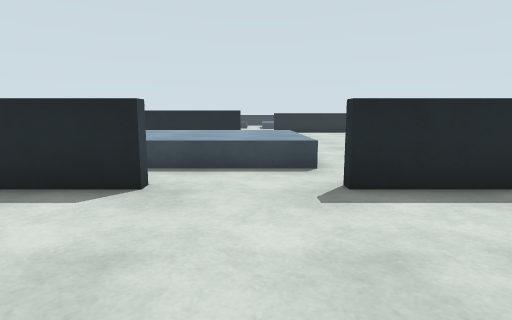
[1] (above)

24 first-person views from a walk through a Gazebo world. The camera is 1 m above the floor, tilts 8° down and sees 80° across. The floor is counted in squares, 1 m on a side. Each view is taken from the middle of a square. On the plan, view 1 faces up. The plan holds only what a view shows up to about 12 squares ahead; the rest is blank. The place goes on beyond the plan.

[2]
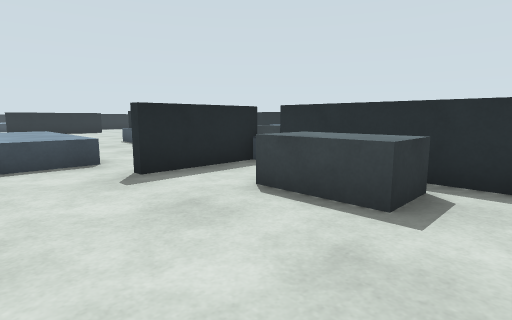

[3]
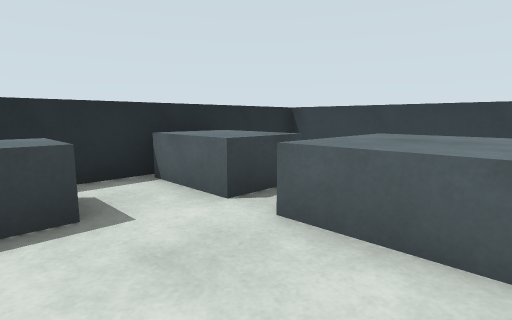

[4]
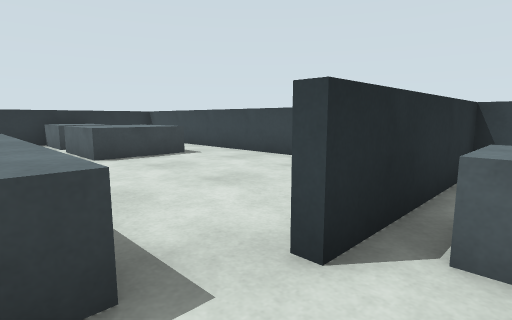

[5]
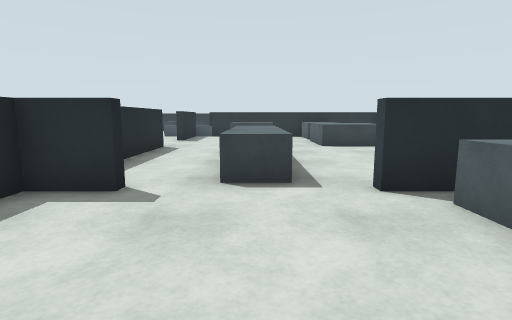

[6]
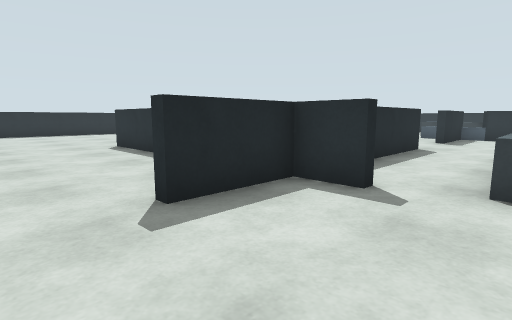

[7]
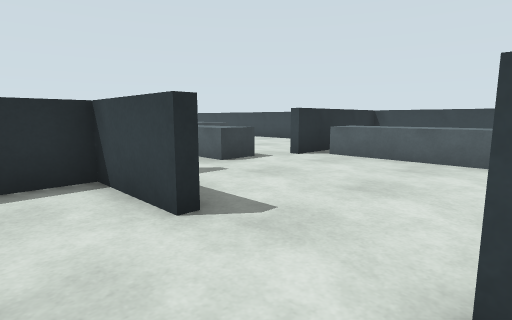

[8]
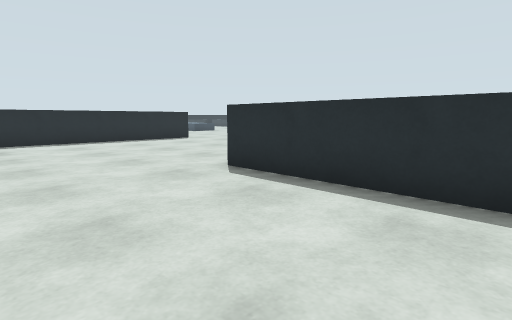

[9]
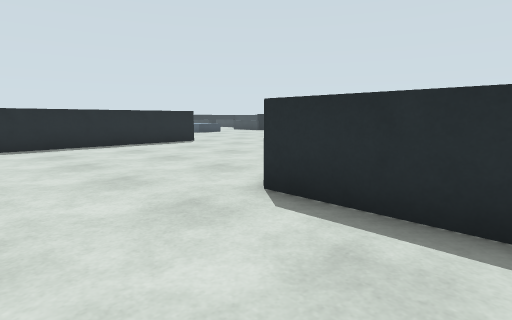

[10]
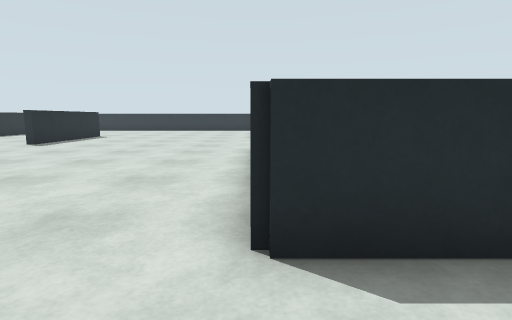

[11]
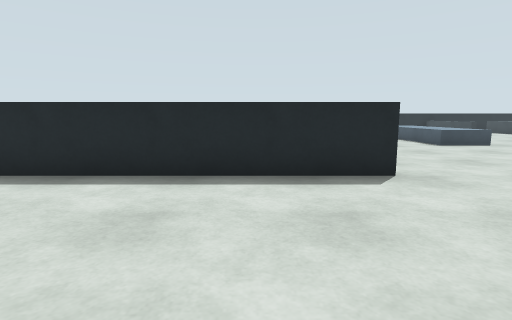

[12]
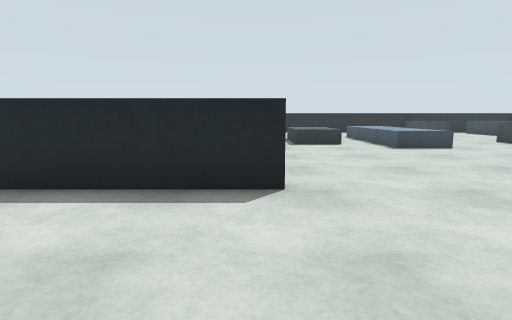

[13]
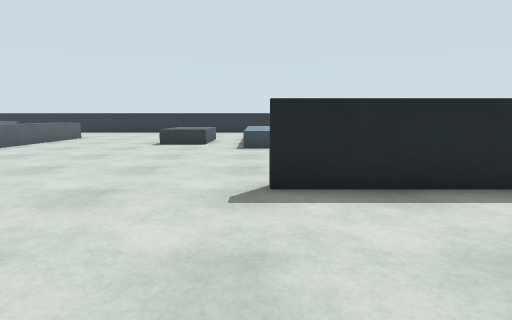

[14]
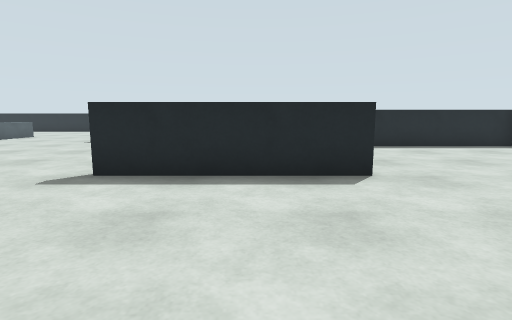

[15]
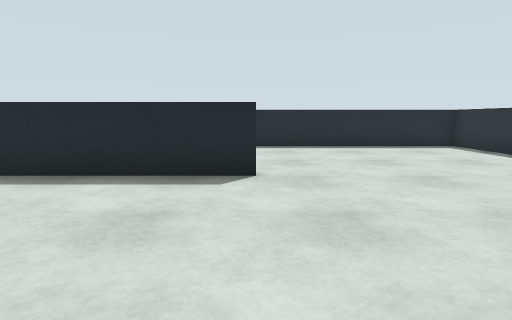

[16]
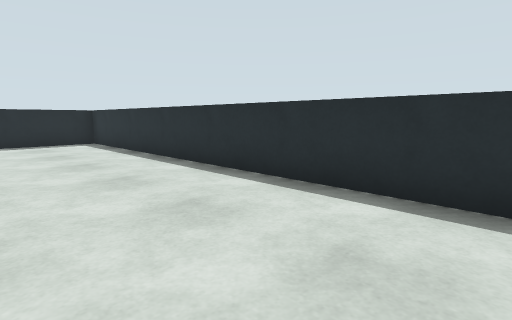

[17]
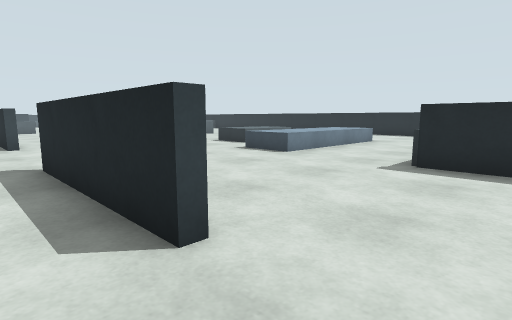

[18]
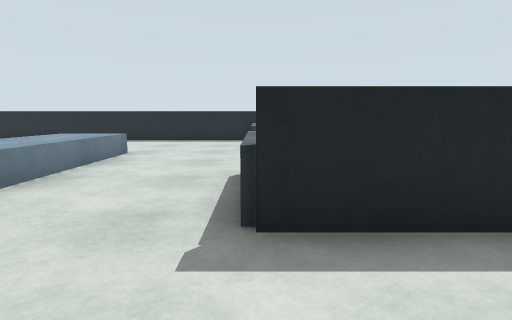

[19]
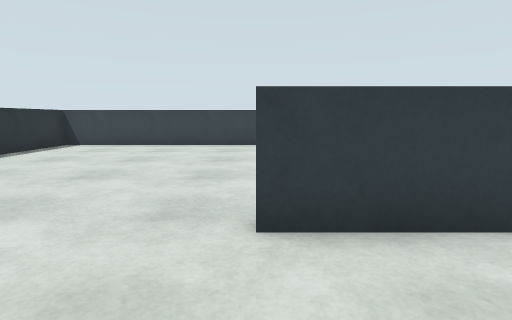

[20]
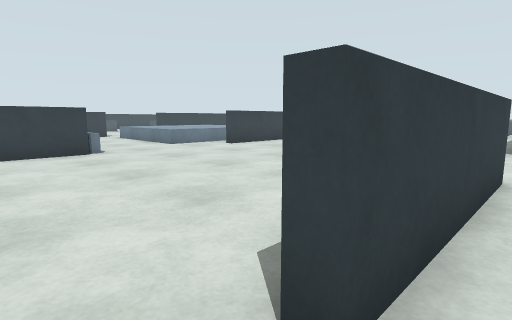

[21]
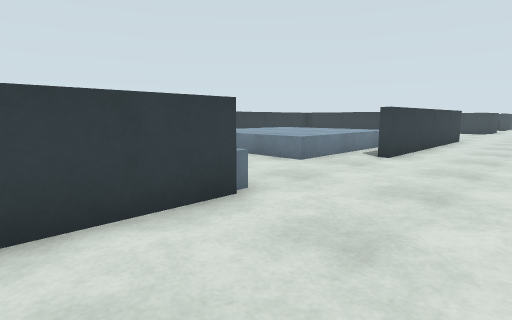

[22]
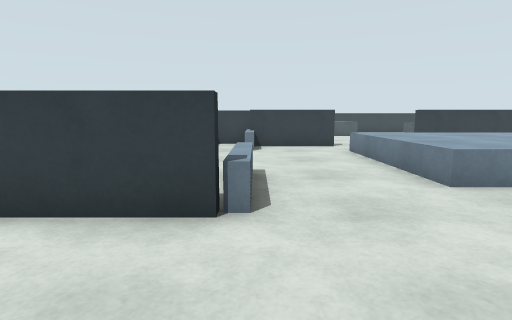

[23]
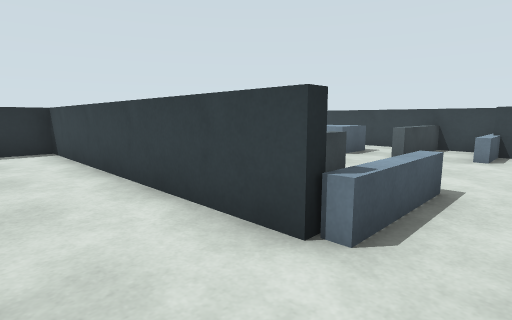

[24]
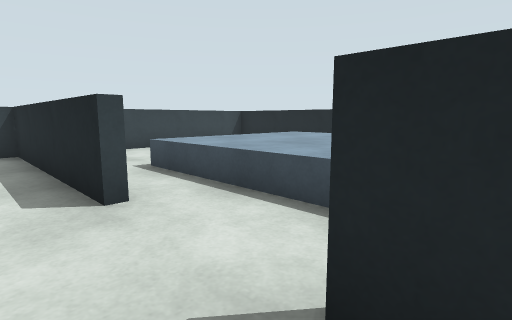

### Floor plan
Points are (right, up) in squares from view 1. A wall is a line through its corners. A room is listed if a view was taken in it or the views show most of it. See-through windows are left out.
Room 1 (views 1, 2, 3, 4, 5, 6, 24)
walls: (-7.9, 2.9) (-7.9, 4.2) (-10.4, 4.2); (-11.6, -5.4) (-7.9, -5.4) (-7.9, -0.6); (-4, -5.4) (4.1, -5.4) (4.1, 4.2) (1.2, 4.2); (-1.5, 4.2) (-7.9, 4.2)
ways out: opening at (-11.5, 4) to room 2; opening at (0, 5) to room 2
objects: grey box (-12, -2) to (-9, -2); wardrobe (-7, 1) to (-3, 1); grey box (-1, -3) to (1, -2); grey box (2, -3) to (3, -2); grey box (2, 0) to (3, 2)
Room 2 (views 7, 8, 9, 10, 11, 12, 13, 14, 15, 16, 17, 18, 19, 20, 21, 22, 23)
walls: (-3.5, 20.2) (-10.9, 20.2); (1.1, 20.4) (6, 20.4); (-0.5, 11.8) (-6.4, 11.8); (-7.7, 10.6) (-7.7, 6.8); (6.1, 20.2) (1.1, 20.2); (4.1, 12) (12.9, 12) (12.9, 25.6) (5.8, 25.6); (-7.9, 7.2) (-7.9, 12) (-0.5, 12); (-4.9, 4.4) (-1.5, 4.4); (-7.9, 4.2) (-7.9, 5.6); (-10.4, 4.4) (-7.7, 4.4); (1.2, 4.4) (4.1, 4.4)
low walls: (4.1, 9.5) (4.1, 12); (5.7, 9) (5.7, 9.8); (4.1, 4.4) (4.1, 5.9)
ways out: opening at (-11.5, 4) to room 1; opening at (0, 5) to room 1; opening at (5, 7); opening at (6, 7.5)
objects: TV (-8, 26) to (-8, 28); blue box (-4, 6) to (1, 10); grey box (-2, 27) to (-1, 28); blue box (1, 26) to (2, 31)

Where each view was taken, in squares from view 1:
view 1: 0 up, 0 right, facing up
view 2: 1 down, 1 left, facing up-right
view 3: 1 up, 1 left, facing down-right
view 4: 1 up, 9 left, facing down-right
view 5: 1 up, 12 left, facing right
view 6: 1 up, 12 left, facing up-right
view 7: 6 up, 13 left, facing down-right
view 8: 7 up, 12 left, facing up-right
view 9: 9 up, 11 left, facing up-right
view 10: 12 up, 10 left, facing right
view 11: 15 up, 6 left, facing up
view 12: 16 up, 4 left, facing up
view 13: 16 up, 1 right, facing up
view 14: 15 up, 4 right, facing up
view 15: 15 up, 6 right, facing up
view 16: 13 up, 9 right, facing up-right
view 17: 19 up, 8 right, facing up-left
view 18: 23 up, 6 right, facing up
view 19: 23 up, 6 right, facing down
view 20: 21 up, 7 right, facing down-left
view 21: 15 up, 7 right, facing down-left
view 22: 15 up, 4 right, facing down
view 23: 14 up, 3 right, facing down-right
view 24: 3 up, 2 right, facing up-left
